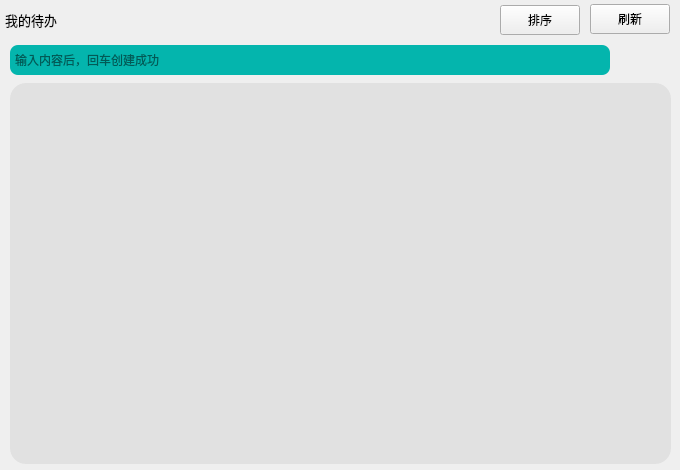
<?xml version="1.0" encoding="UTF-8"?>
<ui version="4.0">
 <class>KMytodopPageClass</class>
 <widget class="QWidget" name="KMytodopPageClass">
  <property name="geometry">
   <rect>
    <x>0</x>
    <y>0</y>
    <width>680</width>
    <height>470</height>
   </rect>
  </property>
  <property name="minimumSize">
   <size>
    <width>680</width>
    <height>470</height>
   </size>
  </property>
  <property name="maximumSize">
   <size>
    <width>680</width>
    <height>470</height>
   </size>
  </property>
  <property name="windowTitle">
   <string>Form</string>
  </property>
  <widget class="QLabel" name="mypage">
   <property name="geometry">
    <rect>
     <x>5</x>
     <y>5</y>
     <width>72</width>
     <height>30</height>
    </rect>
   </property>
   <property name="styleSheet">
    <string notr="true">font-family: Microsoft YaHei;</string>
   </property>
   <property name="text">
    <string>&lt;html&gt;&lt;head/&gt;&lt;body&gt;&lt;p&gt;&lt;span style=&quot; font-size:10pt;&quot;&gt;我的待办&lt;/span&gt;&lt;/p&gt;&lt;/body&gt;&lt;/html&gt;</string>
   </property>
  </widget>
  <widget class="QPushButton" name="m_refresh_btn">
   <property name="geometry">
    <rect>
     <x>590</x>
     <y>4</y>
     <width>80</width>
     <height>30</height>
    </rect>
   </property>
   <property name="styleSheet">
    <string notr="true">font-family: Microsoft YaHei;</string>
   </property>
   <property name="text">
    <string>刷新</string>
   </property>
   <property name="icon">
    <iconset resource="kmainwindow.qrc">
     <normaloff>:/homepage/icons/refresh.png</normaloff>:/homepage/icons/refresh.png</iconset>
   </property>
  </widget>
  <widget class="QLineEdit" name="m_todocontent_edit">
   <property name="geometry">
    <rect>
     <x>10</x>
     <y>45</y>
     <width>600</width>
     <height>30</height>
    </rect>
   </property>
   <property name="styleSheet">
    <string notr="true">border-radius: 8px;
font-family: Microsoft YaHei;
border: none;
background: transparent;
background-color: rgb(4,181,173);</string>
   </property>
   <property name="placeholderText">
    <string> 输入内容后，回车创建成功</string>
   </property>
  </widget>
  <widget class="QListWidget" name="m_todo_list">
   <property name="geometry">
    <rect>
     <x>10</x>
     <y>83</y>
     <width>661</width>
     <height>381</height>
    </rect>
   </property>
   <property name="styleSheet">
    <string notr="true">border:none;
background:transparent;
background-color: rgb(225, 225, 225);
border-radius: 16px;</string>
   </property>
  </widget>
  <widget class="QPushButton" name="m_refresh_btn_2">
   <property name="geometry">
    <rect>
     <x>500</x>
     <y>5</y>
     <width>80</width>
     <height>30</height>
    </rect>
   </property>
   <property name="styleSheet">
    <string notr="true">font-family: Microsoft YaHei;</string>
   </property>
   <property name="text">
    <string>排序</string>
   </property>
   <property name="icon">
    <iconset resource="kmainwindow.qrc">
     <normaloff>:/groupitem/icons/sort.png</normaloff>:/groupitem/icons/sort.png</iconset>
   </property>
  </widget>
 </widget>
 <layoutdefault spacing="6" margin="11"/>
 <resources>
  <include location="kmainwindow.qrc"/>
 </resources>
 <connections/>
</ui>
